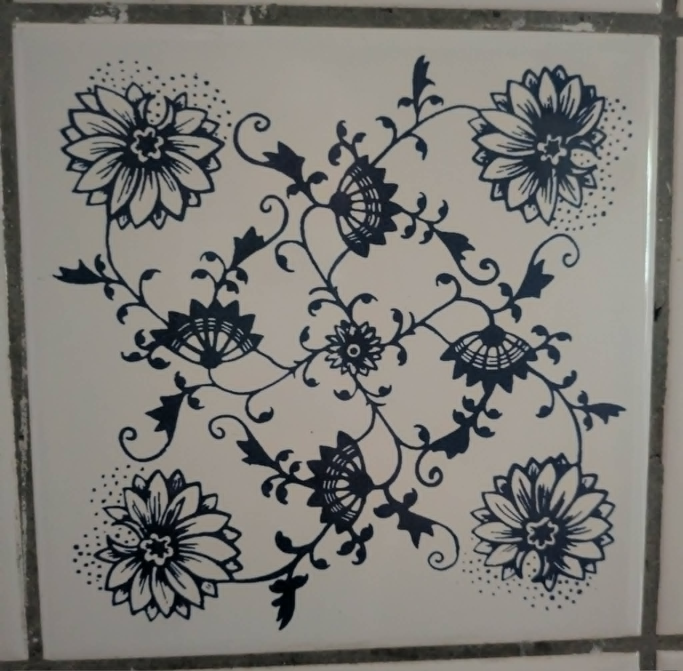
#> input picture data/tile_single.jpg, 2048 x 2012 px, found by its file name (shown at 1/3 size)
$ python attention.py
#> lines starting #> are read from the running program, lines starting #| are printed output that depends on the picture; after the words box and inside, x2 and y2 are one past the last pixel; in counts of white or black regions, pixels touching at a corner belong together
### src/trace.py
"""Turn the photographed tile into strokes.

Threshold the ink, thin it to a one-pixel skeleton (Zhang-Suen), then walk the
skeleton into polylines, breaking at junctions. These polylines are what the
pen draws; fitting Beziers to them is a later refinement, not needed to see it
move.
"""
import json
import numpy as np
from PIL import Image

TILE = "data/tile_single.jpg"
CENTRE, HALF = (1054, 1038), 880          # from src/symmetry.py
N = 700


def ink_mask(path=TILE, n=N, pct=28.0):
#> called with path = 'data/tile_single.jpg', n = 501, pct = 28
    A = np.asarray(Image.open(path).convert("L"), dtype=np.float64)
    cx, cy = CENTRE
    sub = A[cy - HALF:cy + HALF, cx - HALF:cx + HALF]
    sub = np.asarray(Image.fromarray(sub).resize((n, n), Image.BILINEAR), float)
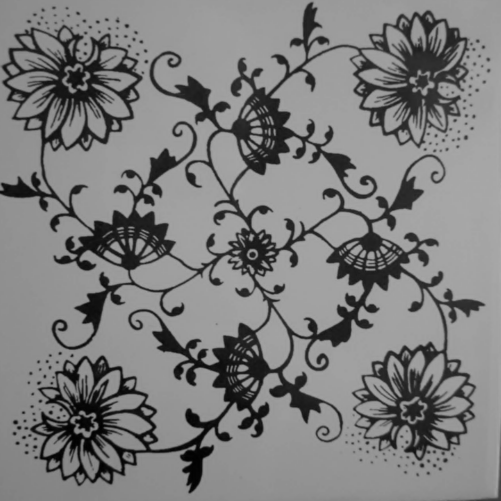
#> sub: shape (501, 501) float64; min 1.2, max 172.2, mean 125.4
    # the photo has a lighting gradient; flatten it before thresholding
    yy, xx = np.mgrid[0:n, 0:n] / n
    Aq = np.stack([np.ones_like(xx).ravel(), xx.ravel(), yy.ravel(),
                   (xx * yy).ravel(), (xx ** 2).ravel(), (yy ** 2).ravel()], 1)
    coef, *_ = np.linalg.lstsq(Aq, sub.ravel(), rcond=None)
#> coef = [126.6, -13.56, -14.72, 8.03, 31.3, 1.56]
    flat = sub - (Aq @ coef).reshape(n, n)
    return flat < np.percentile(flat, pct)
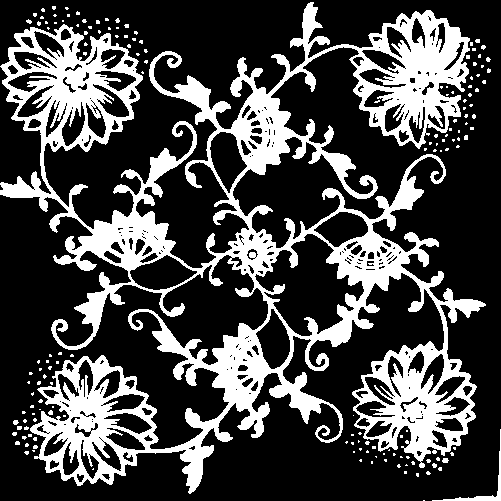
#> returned value: shape (501, 501) bool; 28% white; 157 white regions (152 under 20 px), largest, box (x1, y1, x2, y2) and area: (0, 2, 486, 494) 68293, (432, 429, 501, 501) 365, (442, 458, 449, 463) 28, (13, 420, 19, 425) 23, (48, 410, 53, 415) 20


# [64 lines left out: functions _nb, thin, polylines, not called in this run]


# [13 lines that do not run on import are left out]

### src/fourier.py
"""The equation that draws the tile. Cosines, and nothing else.

Put the origin on the tile's four-fold centre. A real image with C4 symmetry
about the origin has purely real Fourier coefficients -- because reality gives
F(-k) = conj F(k), C4 gives F(-k) = F(k), and the two together leave no
imaginary part. So there are no sine terms. The whole tile is

    C_mn(x,y) = cos(2pi(mx+ny)/L) + cos(2pi(-nx+my)/L)

    f(x,y) = sum over p4 orbits of  a_mn * C_mn(x,y)

    blue where f(x,y) > theta

Every a_mn is measured off the photograph, not chosen. Raising the cutoff K on
m^2+n^2 is the tile drawing itself.

Where the chirality is: p4 has no mirrors, so (m,n) and (n,m) are different
orbits and a_mn need not equal a_nm. In p4m they would be equal. The imbalance
between them is the curl of the tendrils, as one number.
"""
import numpy as np

import sys, os
sys.path.insert(0, os.path.dirname(__file__))
from trace import ink_mask

N = 501                      # odd, so the quarter turn has an exact fixed point
C = (N - 1) // 2


def p4_symmetrise(img):
    return sum(np.rot90(img, j) for j in range(4)) / 4.0
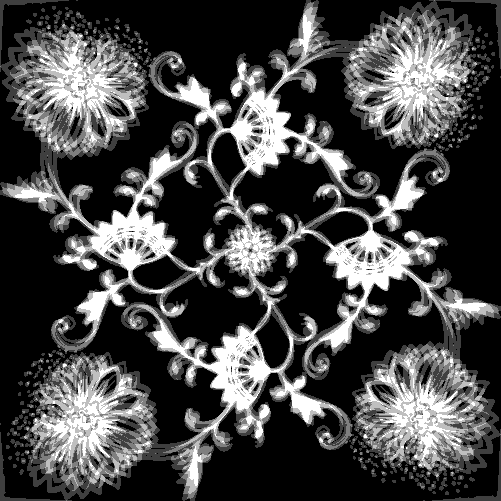
#> returned value: shape (501, 501) float64; min 0, max 1, mean 0.28


def centred(img):
    """Move the four-fold centre to index (0,0)."""
    return np.roll(img, (-C, -C), axis=(0, 1))


def coefficients(img):
    """F[u,v] with f(y,x) = sum F[u,v] exp(2pi i (u y + v x) / N)."""
    return np.fft.fft2(img) / img.size


# [22 lines left out: functions orbits, band, not called in this run]


def synth(F, K=None):
    G = F if K is None else band(F, K)
    return np.real(np.fft.ifft2(G)) * G.size


# [24 lines left out: functions series, chirality, not called in this run]


# [13 lines that do not run on import are left out]

### src/attention.py
"""Does attention find the wallpaper group without being told there is one?

Softmax attention has no notion of geometry. It sees a set of vectors and
scores them by similarity. Give it the tile cut into patches, with no positions
and no learned weights -- Q = K = the patch itself -- and ask a narrow question:

    where does a patch send its attention?

The tile is p4. Every patch has three partners, its images under the quarter
turns about the four-fold centre. If attention lands on those partners more
than chance allows, then a mechanism that knows nothing about rotation has
recovered the symmetry group from similarity alone.

The control decides it. The same computation is run on a tile whose patches
have been shuffled, which destroys p4 and keeps the marginal statistics. If
the shuffled tile scores the same, the effect is arithmetic, not geometry.

beta is the slider: the inverse temperature of the softmax. At beta = 0 the
attention is uniform and finds nothing by construction. Large beta collapses
it onto the single nearest patch. The question is what happens between.
"""
import numpy as np

import sys, os
sys.path.insert(0, os.path.dirname(__file__))
from trace import ink_mask
from fourier import N, C, p4_symmetrise

P, S, M = 48, 25, 8          # patch size, grid stride, half-grid extent


def grid():
    """Patch centres, symmetric about the four-fold centre so p4 maps grid to grid."""
    ks = [k for k in range(-M, M + 1)]
    return [(a, b) for a in ks for b in ks]


def patches(img):
    cells = grid()
    X = []
    for a, b in cells:
        y, x = C + a * S, C + b * S
        X.append(img[y - P // 2:y + P // 2, x - P // 2:x + P // 2].ravel())
#> after the loop, X = 289 items
    return np.stack(X).astype(float), cells


def orbit_index(cells):
    """For each patch, the indices of its three quarter-turn partners."""
    pos = {c: i for i, c in enumerate(cells)}
    out = []
    for (a, b) in cells:
        out.append([pos[(-b, a)], pos[(-a, -b)], pos[(b, -a)]])
    return np.array(out)


def attention(X, beta):
    Z = X - X.mean(1, keepdims=True)
    Z /= np.maximum(np.linalg.norm(Z, axis=1, keepdims=True), 1e-9)
    Sc = Z @ Z.T                                   # cosine similarity, no learned weights
    np.fill_diagonal(Sc, -np.inf)                  # a patch may not attend to itself
    Sc = Sc - np.nanmax(Sc[np.isfinite(Sc)])
    A = np.exp(beta * Sc)
    A[~np.isfinite(A)] = 0.0
    return A / A.sum(1, keepdims=True)


def orbit_mass(A, orb):
    return float(np.mean([A[i, orb[i]].sum() for i in range(len(A))]))


def entropy(A):
    p = np.clip(A, 1e-300, 1)
    return float(np.mean(-(p * np.log(p)).sum(1)) / np.log(A.shape[1] - 1))


def run(betas=(0, 2, 5, 10, 20, 40, 80, 160, 320)):
    m = p4_symmetrise(ink_mask(n=N).astype(float))
    X, cells = patches(m)
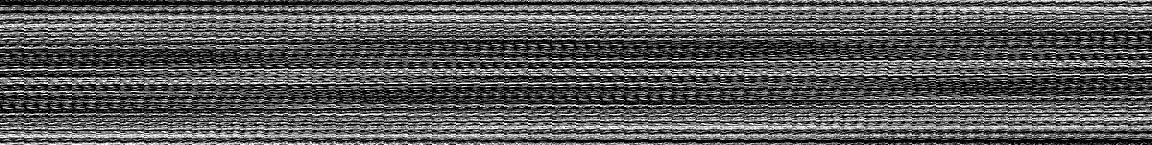
#> X: shape (289, 2304) float64 (shown at 1/2 size); min 0, max 1, mean 0.341
#> cells = 289 pairs, first value -8 to 8, second value -8 to 8
    orb = orbit_index(cells)
#> in orbit_index, `pos = {c: i for i, c in enumerate(cells)}`: pos = 289 items
#> the loop in orbit_index, `for (a, b) in cells:` made 289 passes
#> (a, b) on passes 1 to 3: (-8, -8), (-8, -7), (-8, -6)
#> after the loop in orbit_index, `for (a, b) in cells:`: out = 289 items, first 6: [272, 288, 16], [255, 287, 33], [238, 286, 50], [221, 285, 67], [204, 284, 84], [187, 283, 101]
#> orb = 289 rows, first 8: [272, 288, 16], [255, 287, 33], [238, 286, 50], [221, 285, 67], [204, 284, 84], [187, 283, 101], [170, 282, 118], [153, 281, 135]
    rng = np.random.default_rng(0)
    Xs = X[rng.permutation(len(X))]                # same patches, p4 destroyed
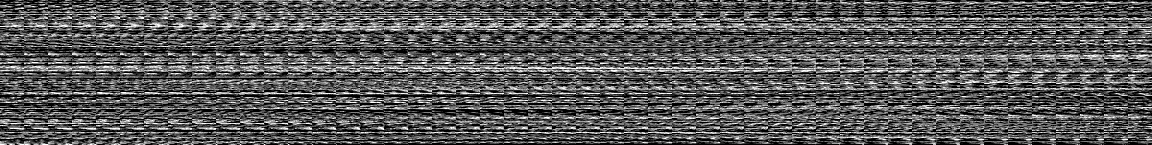
#> Xs: shape (289, 2304) float64 (shown at 1/2 size); min 0, max 1, mean 0.341
    chance = 3.0 / (len(X) - 1)
#> chance = 0.0104
    out = []
    for b in betas:
        A, As = attention(X, b), attention(Xs, b)
        out.append({"beta": b, "entropy": round(entropy(A), 4),
                    "orbit": round(orbit_mass(A, orb), 4),
                    "control": round(orbit_mass(As, orb), 4),
                    "lift": round(orbit_mass(A, orb) / chance, 2),
                    "control_lift": round(orbit_mass(As, orb) / chance, 2)})
#> this loop made 9 passes
#> pass 1, in attention, `Sc = Z @ Z.T`:
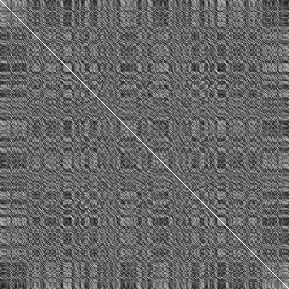
#> Sc: shape (289, 289) float64; min -0.678, max 1, mean 0.00208; drawn with min black and max white
#> after the loop:
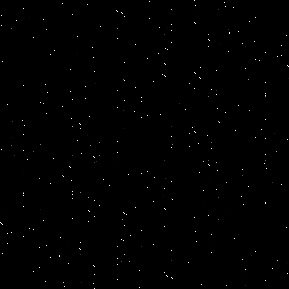
#> A: shape (289, 289) float64; min 0, max 1, mean 0.00346
#> after the loop, out = 9 items
    return out, chance, len(X)


if __name__ == "__main__":
    rows, chance, n = run()
#> rows = 9 items; chance = 0.0104; n = 289
    print("%d patches of %dx%d, stride %d.  chance orbit mass = 3/%d = %.4f"
          % (n, P, P, S, n - 1, chance))
#| 289 patches of 48x48, stride 25.  chance orbit mass = 3/288 = 0.0104
    print()
    print("  %6s %10s %10s %10s %8s %8s"
          % ("beta", "entropy", "orbit", "shuffled", "lift", "ctrl"))
    for r in rows:
        print("  %6d %10.4f %10.4f %10.4f %7.1fx %7.1fx"
              % (r["beta"], r["entropy"], r["orbit"], r["control"],
                 r["lift"], r["control_lift"]))

$ run again, with data/wall.jpg copied over data/tile_single.jpg
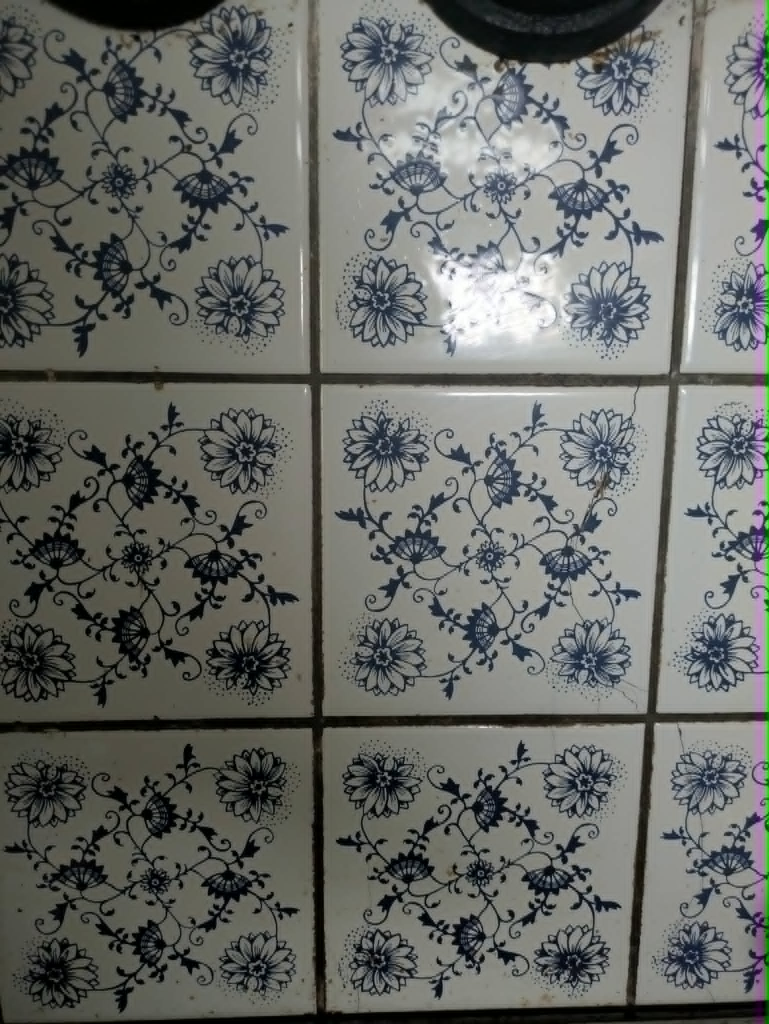
#> input picture data/wall.jpg, 1538 x 2048 px, found by its file name (shown at 1/2 size)
#> coef = [82.57, 185.2, -42.09, -16.59, -95.72, -8.22]
#> after the loop in patches, `for a, b in cells:`: X = 289 items
#> cells = 289 pairs, first value -8 to 8, second value -8 to 8
#> pos = 289 items
#> the loop in orbit_index, `for (a, b) in cells:` made 289 passes
#> (a, b) on passes 1 to 3: (-8, -8), (-8, -7), (-8, -6)
#> after the loop in orbit_index, `for (a, b) in cells:`: out = 289 items, first 6: [272, 288, 16], [255, 287, 33], [238, 286, 50], [221, 285, 67], [204, 284, 84], [187, 283, 101]
#> orb = 289 rows, first 8: [272, 288, 16], [255, 287, 33], [238, 286, 50], [221, 285, 67], [204, 284, 84], [187, 283, 101], [170, 282, 118], [153, 281, 135]
#> in run, `Xs = X[rng.permutation(len(X))]`:
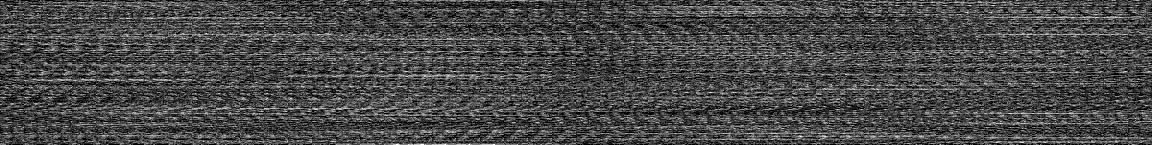
#> Xs: shape (289, 2304) float64 (shown at 1/2 size); min 0, max 1, mean 0.283
#> in run, `chance = 3.0 / (len(X) - 1)`: chance = 0.0104
#> after the loop in run, `for b in betas:`:
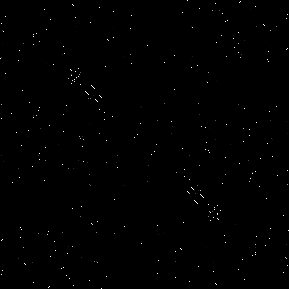
#> A: shape (289, 289) float64; min 0, max 1, mean 0.00346
#> after the loop in run, `for b in betas:`: out = 9 items
#> `rows, chance, n = run()`: chance = 0.0104; n = 289
#| 289 patches of 48x48, stride 25.  chance orbit mass = 3/288 = 0.0104
#> the loop `for r in rows:` made 9 passes
#|        0     1.0000     0.0104     0.0104     1.0x     1.0x
#|        2     0.9920     0.0101     0.0106     1.0x     1.0x
#|        5     0.9437     0.0097     0.0112     0.9x     1.1x
#|       10     0.7952     0.0087     0.0122     0.8x     1.2x
#|       20     0.5576     0.0084     0.0119     0.8x     1.1x
#> (further printed lines are left out)
